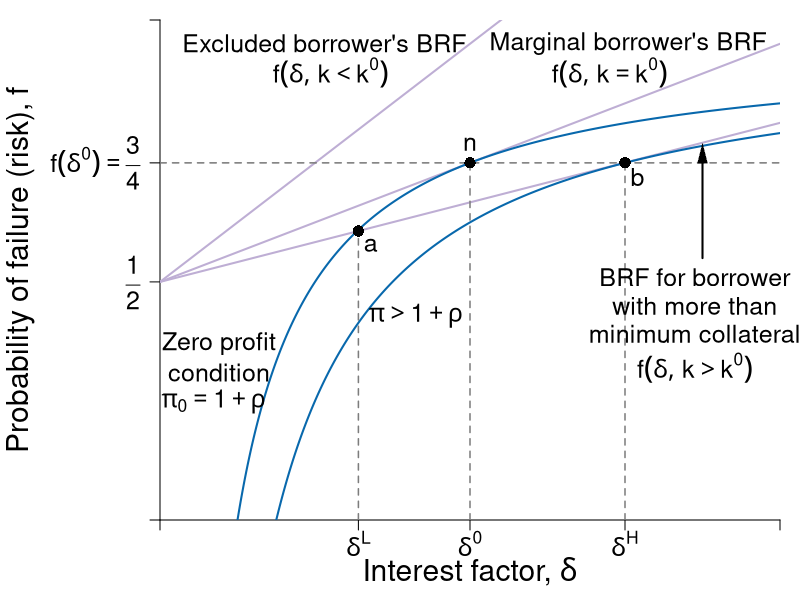

The R source for this figure:
#Graph Designer: Simon Halliday, Scott Cohn
#Authors: Bowles, Foley and Halliday
#Title: Coordination, Conflict and Competition: A Text in Microeconomics

library(shape)
pdf(file = "credit/non_contractual_equity.pdf", width = 8, height = 6)

#Set parameters for graphics
pointsize <- 1.8
axislabelsize <- 1.8
labelsize <- 1.5
namesize <- 1.8
annotatesize <- 1.5
graphlinewidth <- 2
segmentlinewidth <- 1.5

COL <- c("#7fc97f", "#beaed4", "#fdc086", "#ffff99", "#386cb0", "#f0027f", "#bf5b17", "#666666")
COLA <- c("#e0f3db", "#99d8c9","#66c2a4","#41ae76", "#238b45", "#005824")
COLB <- c("#c6dbef", "#4eb3d3", "#2b8cbe", "#0868ac","#084081")
COLC <- c("#fcfbfd", "#efedf5", "#dadaeb", "#bcbddc", "#9e9ac8", "#807dba", "#6a51a3", "#54278f", "#3f007d")
grays <- gray.colors(25, start = 1, end = 0)

#Edited the margins to cater for the larger LHS labels
par(mar =  c(4, 8, 1, 1))

brfFn <- function(delta, mu = 1, k = 1) {
  .5 + (delta / (2 * mu)) * (1 - k)
}

PCFn <- function(delta, mu = 1) {
  delta/mu
}

isoreturnFn <- function(delta, pi=0.125) {
  1 - (pi)/delta
}

yFn <- function(d1, f1, mu = 1){
  mu*f1*(1 - f1) - d1*(1 - f1)
}

ylow <- function(delta, mu = 1, ybar = 0.0625){
  (-sqrt(delta^2 - 2*delta*mu + mu^2 - 4*mu*ybar) + delta + mu)/(2*mu)
}

yhigh <- function(delta, mu = 1, ybar = 0.0625){
  (sqrt(delta^2 - 2*delta*mu + mu^2 - 4*mu*ybar) + delta + mu)/(2*mu)
}

xlims <- c(0, 2)
ylims <- c(0, 1.05)

npts <- 501 
d1 <- seq(xlims[1], xlims[2], length.out = npts)
f1 <- seq(ylims[1], ylims[2], length.out = npts) 
a <- c(0.0625)

plot(0, 0, xlim = xlims, ylim = ylims, type = "n",
     xlab = expression(paste("")),
     ylab = expression(paste("")), 
     xaxt = "n", 
     yaxt = "n", 
     cex.lab = axislabelsize, 
     bty = "n", 
     xaxs = "i", 
     yaxs = "i"
)


ticksy <- c(ylims[1], 0.5, 0.75, ylims[2])
ylabels <- c(NA, expression(paste(frac(1,2))), expression(paste(f(delta^{0}) == frac(3,4))), NA)
ticksx <- c(xlims[1], 0.64, 1, 1.5, xlims[2])
xlabels <- c(NA, expression(paste(delta^{L})),expression(paste(delta^{0})), expression(paste(delta^{H})), NA)

axis(1, at = ticksx, pos = 0, labels = xlabels, cex.axis = labelsize)
axis(2, at = ticksy, pos = 0, labels = ylabels, las = 1, cex.axis = labelsize)

npts <- 503 
xx1 <- seq(xlims[1], xlims[2], length.out = npts)

#Draw the graphs
lines(xx1, brfFn(xx1, k = 0), col = COL[2], lwd = graphlinewidth)
lines(xx1, brfFn(xx1, k = 0.5), col = COL[2], lwd = graphlinewidth)
lines(xx1, brfFn(xx1, k = 0.666), col = COL[2], lwd = graphlinewidth)
lines(xx1, isoreturnFn(xx1, pi = 0.25), col = COLB[4], lwd = graphlinewidth)
lines(xx1, isoreturnFn(xx1, pi = 0.375), col = COLB[4], lwd = graphlinewidth)


#Axis labels
mtext(expression(paste("Interest factor, ", delta)), side = 1, line = 2.5, cex = axislabelsize)
text(-0.45, 0.5*(ylims[2]), expression(paste("Probability of failure (risk), ", f)), xpd = TRUE, cex = axislabelsize, srt = 90) 


segments(0, 0.75, xlims[2], 0.75, lty = 2, col = grays[20] , lwd = segmentlinewidth)
 


segments(1.5, 0, 1.5, brfFn(delta = 1.5, k = 0.666), lty = 2, col = grays[20] , lwd = segmentlinewidth)
points(1.5, brfFn(1.5, k = 0.666), pch = 16, col = "black", cex = 1.5)
text(1.5 + 0.04, brfFn(1.5, k = 0.666) - 0.03, expression(paste(b)), cex = labelsize)

segments(1, 0, 1, brfFn(delta = 1, k = 0.5), lty = 2, col = grays[20] , lwd = segmentlinewidth)
points(1, brfFn(1, k = 0.5), pch = 16, col = "black", cex = 1.5)
text(1, brfFn(1, k = 0.5) + 0.04, expression(paste(n)), cex = labelsize)

segments(0.64, 0, 0.64, brfFn(delta = 0.64, k = 0.666), lty = 2, col = grays[20] , lwd = segmentlinewidth)
points(0.64, brfFn(0.64, k = 0.666), pch = 16, col = "black", cex = 1.5)
text(0.64 + 0.04, brfFn(0.64, k = 0.666) - 0.03, expression(paste(a)), cex = labelsize)


text(0.53, 1, expression(paste("Excluded borrower's BRF")), cex = labelsize, xpd = TRUE)
text(0.55, 0.94, expression(paste(f(delta, k < k^0))), cex = labelsize)

text(1.51, 1, expression(paste("Marginal borrower's BRF")), cex = labelsize, xpd = TRUE)
text(1.45, 0.94, expression(paste(f(delta, k == k^0))), cex = labelsize)


text(1.725, 0.51, expression(paste("BRF for borrower")), cex = labelsize, xpd = TRUE)
text(1.725, 0.45, expression(paste("with more than")), cex = labelsize, xpd = TRUE)
text(1.725, 0.39, expression(paste("minimum collateral")), cex = labelsize, xpd = TRUE)
text(1.725, 0.32, expression(paste(f(delta, k > k^0))), cex = labelsize, xpd = TRUE)
Arrows(1.75, 0.55, 1.75, 0.77, col = "black", lty = 1, lwd = 2, arr.type = "triangle", arr.lwd = 0.5)

text(0.825, 0.43, expression(paste(pi > 1 + rho)), cex = labelsize)

text(0.19, 0.37, expression(paste("Zero profit")), cex = labelsize)
text(0.19, 0.31, expression(paste("condition")), cex = labelsize)
text(0.1725, 0.25, expression(paste(pi[0] == 1 + rho)), cex = labelsize)


dev.off()
